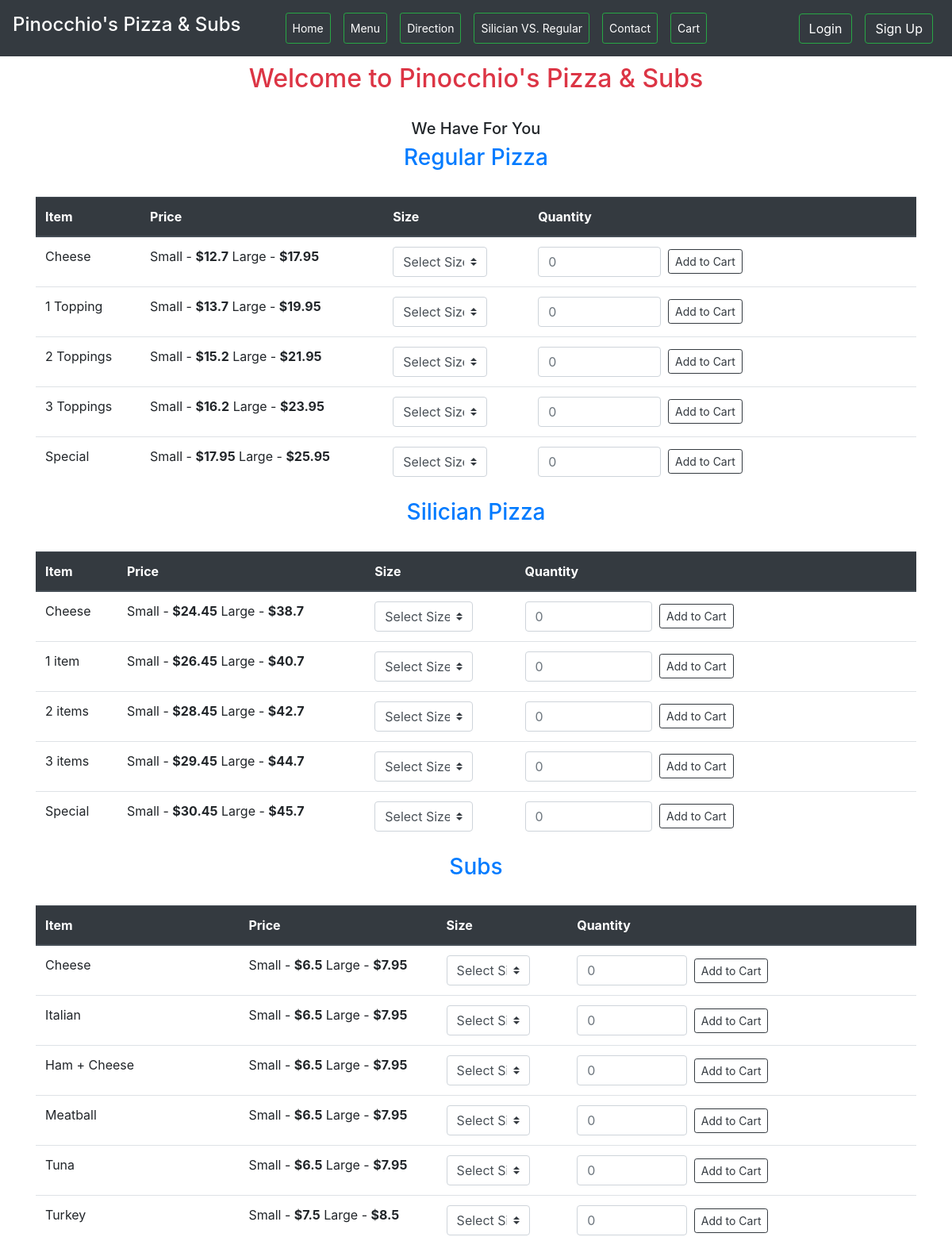
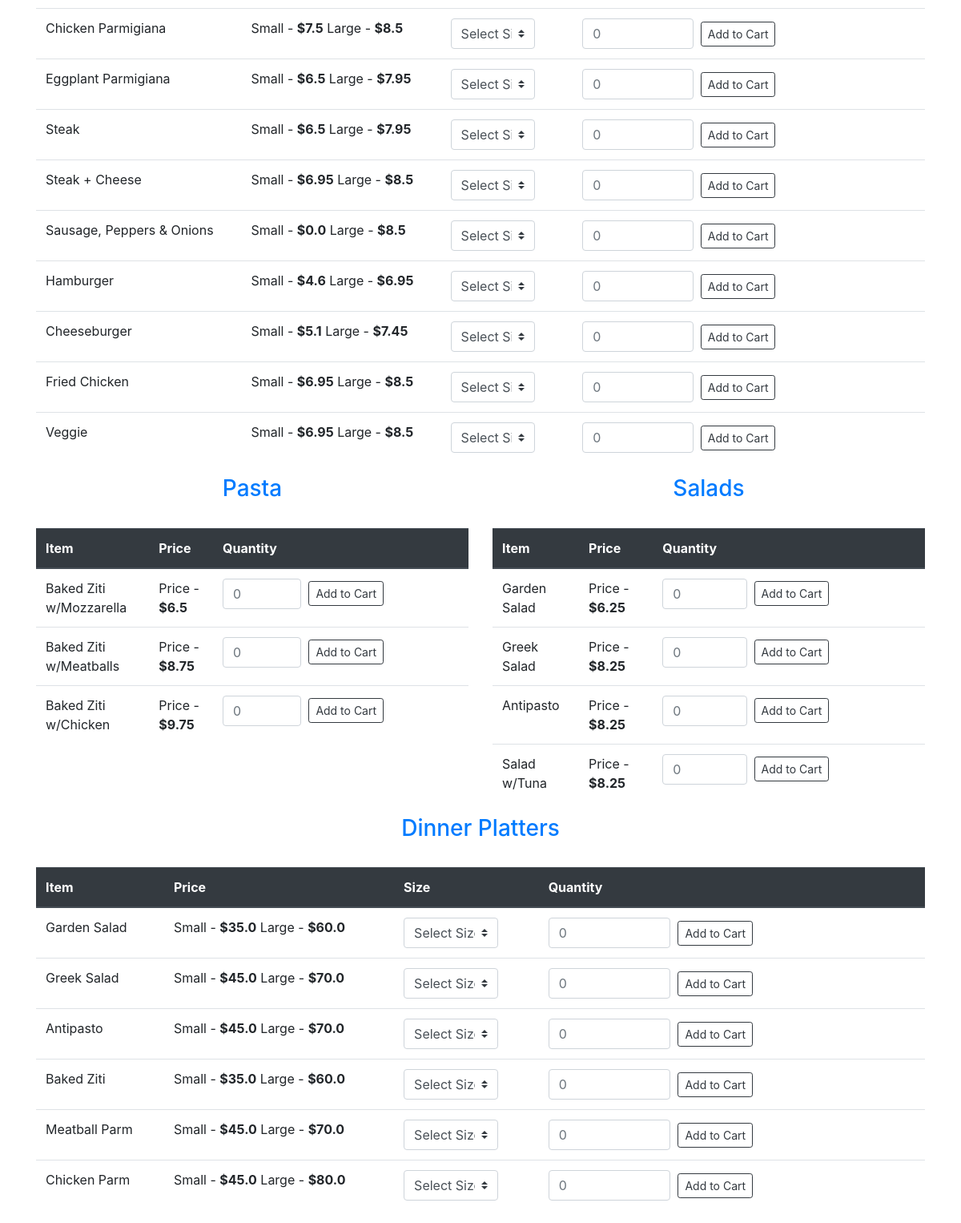
The page / on the database its author committed (2 pictures, top to bottom).
### orders/models.py (models this page shows, shortened)
class RegularPizza(models.Model):
    SINGLE = "S"
    MULTI = "M"
    TYPE = [
        (SINGLE,"Single"),
        (MULTI,"Multiple")
    ]
    item = models.CharField(max_length=64)
    type_of_dish = models.CharField(max_length=1, choices = TYPE)
    small = models.FloatField()
    large = models.FloatField()

class SilicianPizza(models.Model):
    SINGLE = "S"
    MULTI = "M"
    TYPE = [
        (SINGLE,"Single"),
        (MULTI,"Multiple")
    ]
    item = models.CharField(max_length=64)
    type_of_dish = models.CharField(max_length=1, choices = TYPE)
    small = models.FloatField()
    large = models.FloatField()

class Subs(models.Model):
    item = models.CharField(max_length=64)
    small = models.FloatField()
    large = models.FloatField()

class Pasta(models.Model):
    item = models.CharField(max_length=64)
    price = models.FloatField()

class Salads(models.Model):
    item = models.CharField(max_length=64)
    price = models.FloatField()

class DinnerPlatters(models.Model):
    item = models.CharField(max_length=64)
    small = models.FloatField()
    large = models.FloatField()

### orders/views.py (the view)
# urls.py: path("",views.index,name="index"),
def index(request):
    context = {
        'RegularPizzas':RegularPizza.objects.all(),
        'SilicianPizzas':SilicianPizza.objects.all(),
        'Toppings':Toppings.objects.all(),
        'Subs': Subs.objects.all(),
        'Pastas': Pasta.objects.all(),
        'Salads':Salads.objects.all(),
        'DinnerPlatters':DinnerPlatters.objects.all(),
        'Extras':Extras.objects.all(),
    }
    return render(request,"orders/index.html",context)

### orders/templates/orders/index.html (shortened to what this page needs)
{% extends "orders/base.html" %}
{% load static %}
{% block include %}
    <link rel="stylesheet" href="{% static 'orders/style.css' %}">
{% endblock %}
{% block body %}
<div id="head-image">
</div>
<br><br>
<div class="text-center text-danger m-2" id="top-heading"><h2>Welcome to Pinocchio's Pizza & Subs</h2></div>
<br>
<h5 class="text-center">We Have For You</h5>
<div class="container">
    <div id="menu">
            <div class="row">
                <div class="col-sm" id="regular-pizza">
                    <h3 class="text-center text-primary">Regular Pizza</h3><br>
                    <table class="table">
                        <thead class="thead-dark">
                            <tr>
                                <th>Item</th>
                                <th>Price</th>
                                <th>Size</th>
                                <th>Quantity</th>
                            </tr>
                        </thead>
                        <tbody>
                            {% for pizza in RegularPizzas %}
                            <tr>
                                <td>{{  pizza.item }}</td>
                                <td>
                                        Small - <b>${{ pizza.small }}</b>
                                        Large - <b>${{ pizza.large }}</b>
                                </td>
                                <td>
                                    <select class="custom-select col-9" id="RegularPizza-size-{{ pizza.id }}">
                                        <option value="none">Select Size</option>
                                    </select>
                                </td>
                                <td>
                                    <form class="form-inline">
                                        <input type="text" class="form-group form-control col-4" id="RegularPizza-quantity-{{ pizza.id }}" placeholder="0">&nbsp;&nbsp;
                                        <button class="btn btn-outline-dark btn-sm" id="add-cart-button" data-item="{{ pizza.item}}" data-type="RegularPizza" data-pid ="{{ pizza.id }}">Add to Cart</button>
                                    </form>
                                </td>
                            </tr>
                            {% endfor %}
                        </tbody>
                    </table>
                </div>
            </div>
            <div class="row">
                <div class="col-sm" id="silician-pizza">
                    <h3 class="text-center text-primary">Silician Pizza</h3><br>
                    <table class="table">
                        <thead class="thead-dark">
                            <tr>
                                <th>Item</th>
                                <th>Price</th>
                                <th>Size</th>
                                <th>Quantity</th>
                            </tr>
                        </thead>
                        <tbody>
                            {% for pizza in SilicianPizzas %}
                            <tr>
                                <td>{{  pizza.item }}</td>
                                <td>
                                        Small - <b>${{ pizza.small }}</b>
                                        Large - <b>${{ pizza.large }}</b>
                                </td>
                                <td>
                                    <select class="custom-select col-9" id="SilicianPizza-size-{{ pizza.id }}">
                                        <option value="none">Select Size</option>
                                    </select>
                                </td>
                                <td>
                                    <form class="form-inline">
                                        <input type="text" class="form-group form-control col-4" id="SilicianPizza-quantity-{{ pizza.id }}" placeholder="0">&nbsp;&nbsp;
                                        <button class="btn btn-outline-dark btn-sm" id="add-cart-button" data-item="{{ pizza.item}}" data-type="SilicianPizza" data-pid ="{{ pizza.id }}">Add to Cart</button>
                                    </form>
                                </td>
                            </tr>
                            {% endfor %}
                        </tbody>
                    </table>
                </div>
            </div>
            <div class="row">
                <div class="col-sm" id="subs">
                    <h3 class="text-center text-primary">Subs</h3><br>
                    <table class="table">
                        <thead class="thead-dark">
                            <tr>
                                <th>Item</th>
                                <th>Price</th>
                                <th>Size</th>
                                <th>Quantity</th>
                            </tr>
                        </thead>
                        <tbody>
                            {% for sub in Subs %}
                            <tr>
                                <td>{{  sub.item }}</td>
                                <td>
                                        Small - <b>${{ sub.small }}</b>
                                        Large - <b>${{ sub.large }}</b>
                                </td>
                                <td>
                                    <select class="custom-select col-9" id="Subs-size-{{ sub.id }}">
                                        <option value="none">Select Size</option>
                                    </select>
                                </td>
                                <td>
                                    <form class="form-inline">
                                        <input type="text" class="form-group form-control col-4" id="Subs-quantity-{{ sub.id }}" placeholder="0">&nbsp;&nbsp;
                                        <button class="btn btn-outline-dark btn-sm" id="add-cart-button" data-item="{{ sub.item }}" data-type="Subs" data-pid ="{{ sub.id }}">Add to Cart</button>
                                    </form>
                                </td>
                            </tr>
                            {% endfor %}
                        </tbody>
                    </table>
                </div>
            </div>
            <div class="row">
                    <div class="col-sm" id="pasta">
                        <h3 class="text-center text-primary">Pasta</h3><br>
                            <table class="table">
                                <thead class="thead-dark">
                                    <tr>
                                        <th>Item</th>
                                        <th>Price</th>
                                        <th>Quantity</th>
                                    </tr>
                                </thead>
                                <tbody>
                                    {% for pasta in Pastas %}
                                    <tr>
                                        <td>{{  pasta.item }}</td>
                                        <td>
                                                Price - <b>${{ pasta.price }}</b>
                                        </td>
                                        <td>
                                            <form class="form-inline">
                                                <input type="text" class="form-group form-control col-4" id="Pasta-quantity-{{ pasta.id }}" placeholder="0">&nbsp;&nbsp;
                                                <button class="btn btn-outline-dark btn-sm" id="add-cart-button-2" data-item="{{ pasta.item }}" data-type="Pasta" data-pid ="{{ pasta.id }}">Add to Cart</button>
                                            </form>
                                        </td>
                                    </tr>
                                    {% endfor %}
                                </tbody>
                            </table>
                </div>
                <div class="col-sm" id="salad">
                    <h3 class="text-center text-primary">Salads</h3><br>
                            <table class="table">
                                <thead class="thead-dark">
                                    <tr>
                                        <th>Item</th>
                                        <th>Price</th>
                                        <th>Quantity</th>
                                    </tr>
                                </thead>
                                <tbody>
                                    {% for salad in Salads %}
                                    <tr>
                                        <td>{{  salad.item }}</td>
                                        <td>
                                                Price - <b>${{ salad.price }}</b>
                                        </td>
                                        <td>
                                            <form class="form-inline">
                                                <input type="text" class="form-group form-control col-4" id="Salad-quantity-{{ salad.id }}" placeholder="0">&nbsp;&nbsp;
                                                <button class="btn btn-outline-dark btn-sm" data-item="{{ salad.item }}" data-type="Salad" data-pid ="{{ salad.id }}" id="add-cart-button-2">Add to Cart</button>
                                            </form>
                                        </td>
                                    </tr>
                                    {% endfor %}
                                </tbody>
                            </table>
                    </div>
            </div>
            <div class="row">
                <div class="col-sm" id="dinner-platter">
                    <h3 class="text-center text-primary">Dinner Platters</h3><br>
                    <table class="table">
                        <thead class="thead-dark">
                            <tr>
                                <th>Item</th>
                                <th>Price</th>
                                <th>Size</th>
                                <th>Quantity</th>
                            </tr>
                        </thead>
                        <tbody>
                            {% for dp in DinnerPlatters %}
                            <tr>
                                <td>{{  dp.item }}</td>
                                <td>
                                        Small - <b>${{ dp.small }}</b>
                                        Large - <b>${{ dp.large }}</b>
                                </td>
                                <td>
                                    <select class="custom-select col-9" id="DinnerPlatter-size-{{ dp.id }}">
                                        <option value="none">Select Size</option>
                                    </select>
                                </td>
                                <td>
                                    <form class="form-inline">
                                        <input type="text" class="form-group form-control col-4" id="DinnerPlatter-quantity-{{ dp.id }}" placeholder="0">&nbsp;&nbsp;
                                        <button class="btn btn-outline-dark btn-sm" id="add-cart-button" data-item="{{ dp.item}}" data-type="DinnerPlatter" data-pid ="{{ dp.id }}">Add to Cart</button>
                                    </form>
                                </td>
                            </tr>
                            {% endfor %}
                        </tbody>
                    </table>
                </div>
            </div>
        </div>
</div>
{% endblock %}

### rows shown on the page
RegularPizza: item "Cheese", small "12.7", large "17.95", id "Select Size"
RegularPizza: item "1 Topping", small "13.7", large "19.95", id "Select Size"
RegularPizza: item "2 Toppings", small "15.2", large "21.95", id "Select Size"
RegularPizza: item "3 Toppings", small "16.2", large "23.95", id "Select Size"
RegularPizza: item "Special", small "17.95", large "25.95", id "Select Size"
SilicianPizza: item "Cheese", small "24.45", large "38.7", id "Select Size"
SilicianPizza: item "1 item", small "26.45", large "40.7", id "Select Size"
SilicianPizza: item "2 items", small "28.45", large "42.7", id "Select Size"
SilicianPizza: item "3 items", small "29.45", large "44.7", id "Select Size"
SilicianPizza: item "Special", small "30.45", large "45.7", id "Select Size"
Subs: item "Cheese", small "6.5", large "7.95", id "Select Size"
Subs: item "Italian", small "6.5", large "7.95", id "Select Size"
Subs: item "Ham + Cheese", small "6.5", large "7.95", id "Select Size"
Subs: item "Meatball", small "6.5", large "7.95", id "Select Size"
Subs: item "Tuna", small "6.5", large "7.95", id "Select Size"
Subs: item "Turkey", small "7.5", large "8.5", id "Select Size"
Subs: item "Chicken Parmigiana", small "7.5", large "8.5", id "Select Size"
Subs: item "Eggplant Parmigiana", small "6.5", large "7.95", id "Select Size"
Subs: item "Steak", small "6.5", large "7.95", id "Select Size"
Subs: item "Steak + Cheese", small "6.95", large "8.5", id "Select Size"
Subs: item "Sausage, Peppers & Onions", small "0.0", large "8.5", id "Select Size"
Subs: item "Hamburger", small "4.6", large "6.95", id "Select Size"
Subs: item "Cheeseburger", small "5.1", large "7.45", id "Select Size"
Subs: item "Fried Chicken", small "6.95", large "8.5", id "Select Size"
Subs: item "Veggie", small "6.95", large "8.5", id "Select Size"
Pasta: item "Baked Ziti w/Mozzarella", price "6.5"
Pasta: item "Baked Ziti w/Meatballs", price "8.75"
Pasta: item "Baked Ziti w/Chicken", price "9.75"
Salads: item "Garden Salad", price "6.25"
Salads: item "Greek Salad", price "8.25"
Salads: item "Antipasto", price "8.25"
Salads: item "Salad w/Tuna", price "8.25"
DinnerPlatters: item "Garden Salad", small "35.0", large "60.0", id "Select Size"
DinnerPlatters: item "Greek Salad", small "45.0", large "70.0", id "Select Size"
DinnerPlatters: item "Antipasto", small "45.0", large "70.0", id "Select Size"
DinnerPlatters: item "Baked Ziti", small "35.0", large "60.0", id "Select Size"
DinnerPlatters: item "Meatball Parm", small "45.0", large "70.0", id "Select Size"
DinnerPlatters: item "Chicken Parm", small "45.0", large "80.0", id "Select Size"
